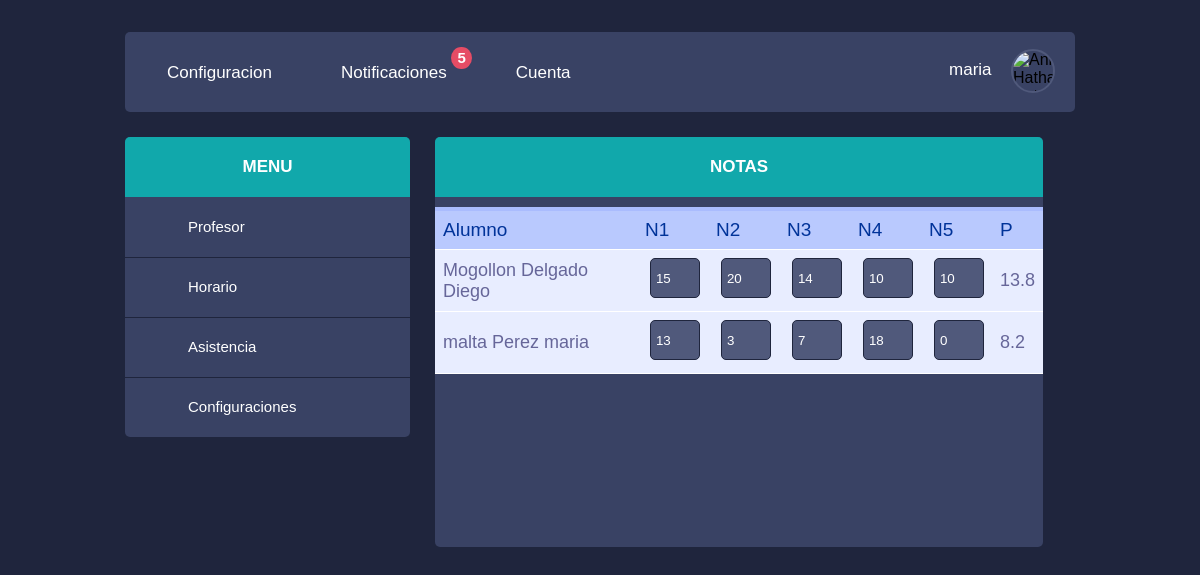
Page /Profe/notas.php?idc=1&idg=2&idp=2 (signed in) on the committed database.
### tables this page shows
CREATE TABLE `notas` (
  `id_nota` int(11) NOT NULL,
  `id_alumno` int(11) NOT NULL,
  `id_grupo` int(11) NOT NULL,
  `id_curso` int(11) NOT NULL,
  `id_profesor` int(11) NOT NULL,
  `n1` int(11) NOT NULL,
  `n2` int(11) NOT NULL,
  `n3` int(11) NOT NULL,
  `n4` int(11) NOT NULL,
  `n5` int(11) NOT NULL
);

CREATE TABLE `alumno` (
  `id_alumno` int(11) NOT NULL,
  `nombre` varchar(45) NOT NULL,
  `paterno` varchar(45) NOT NULL,
  `materno` varchar(45) NOT NULL,
  `direccion` varchar(45) NOT NULL,
  `telefono` varchar(10) NOT NULL,
  `genero` varchar(10) NOT NULL,
  `correo` varchar(45) NOT NULL,
  `id_tutor` int(11) NOT NULL
);

### Profe/notas.php (the view, shortened to what this page needs)
<?php
    $idc=$_GET['idc'];
    $idg=$_GET['idg'];
    $idp=$_GET['idp'];
    $re2=mysql_query("SELECT notas.id_nota,alumno.id_alumno, alumno.paterno, alumno.materno, alumno.nombre, notas.n1, notas.n2, notas.n3, notas.n4, notas.n5 FROM alumno,notas WHERE alumno.id_alumno=notas.id_alumno and notas.id_grupo='".$idg."' and notas.id_curso='".$idc."' and notas.id_profesor='".$idp."' ORDER BY alumno.paterno DESC ");
?>
<!DOCTYPE html>
<html lang="es">
    <head>
        <link rel="stylesheet" href="../css/padres.css?v=2">
    </head>
    <body>
        <div class="main-container">
             <header class="block">
                <ul class="header-menu horizontal-list">
                    <li>
                        <a class="header-menu-tab" href="#1"><span class="icon entypo-cog scnd-font-color"></span>Configuracion</a>
                    </li>
                    <li>
                        <a class="header-menu-tab" href="#3"><span class="icon fontawesome-envelope scnd-font-color"></span>Notificaciones</a>
                        <a class="header-menu-number" href="#4">5</a>
                    </li>
                    <li>
                        <a class="header-menu-tab" href="profe.php"><span class="icon fontawesome-user scnd-font-color"></span>Cuenta</a>
                    </li>
                </ul>
                <div class="profile-menu">
                    <p><?php echo $_SESSION['usuario_p']; ?><a href="#26"><span class="entypo-down-open scnd-font-color"></span></a></p>
                    <div class="profile-picture small-profile-picture">
                        <img width="40px" alt="Anne Hathaway picture" src="https://www.oblatos.com/wp-content/uploads/2013/03/estudiante.jpg">
                    </div>
                </div>
            </header>
            <div class="left-container container">
                <div class="menu-box block">
                    <h2 class="titular">MENU</h2>
                    <ul class="menu-box-menu">
                        <li>
                            <a class="menu-box-tab" href="profe.php"><span class="icon entypo-paper-plane scnd-font-color"></span>Profesor</a>
                        </li>
                        <li>
                            <a class="menu-box-tab" href="horario.php"><span class="icon entypo-calendar scnd-font-color"></span>Horario</a>
                        </li>
                        <li>
                            <a class="menu-box-tab" href="asistencia.php"><sapn class="icon entypo-chart-line scnd-font-color"></sapn>Asistencia<div class="menu-box-number"></div></a>
                        </li>
                        <li>
                            <a class="menu-box-tab" href="#12"><span class="icon entypo-cog scnd-font-color"></span>Configuraciones</a>
                        </li>
                    </ul>
                </div>
        </div>
        <div class="middle-container container2">
                <div class="profile block">
                    <h2 class="titular">NOTAS</h2>
                    <table class="egt">
                      <tr>
                        <th>Alumno</th>
                        <th>N1</th>
                        <th>N2</th>
                        <th>N3</th>
                        <th>N4</th>
                        <th>N5</th>
                        <th>P</th>
                      </tr>
                       <?php
                            while($row =mysql_fetch_array($re2)){
                        ?>
                       <tr>
                           <form action="in_notas.php" method="post">
                            <td><?php echo $row['paterno']." ".$row['materno']." ".$row['nombre']; ?></td>
                            <td><input name="n1" type="number" max="20" min="0" value="<?php echo $row['n1']; ?>"></td>
                            <td><input name="n2" type="number" max="20" min="0" value="<?php echo $row['n2']; ?>"></td>
                            <td><input name="n3" type="number" max="20" min="0" value="<?php echo $row['n3']; ?>"></td>
                            <td><input name="n4" type="number" max="20" min="0" value="<?php echo $row['n4']; ?>"></td>
                            <td><input name="n5" type="number" max="20" min="0" value="<?php echo $row['n5']; ?>"></td>
                           </form>
                            <td><?php echo  ($row['n1']+$row['n2']+$row['n3']+$row['n4']+$row['n5'])/5; ?></td>
                       </tr>
                       <?php
                            }
                        ?>
                      </table>
                </div>
        </div>
    </body>
</html>

### css/padres.css (style rules this page uses)
[class*="entypo-"]:before { font-family: "entypo", sans-serif; }
[class*="fontawesome-"]:before { font-family: "FontAwesome", sans-serif; }
* { -webkit-box-sizing: border-box; -moz-box-sizing: border-box; box-sizing: border-box; }
body { background: #1f253d; }
ul { list-style-type: none; margin: 0; padding-left: 0; }
h2 { font-size: 17px; }
p { font-size: 15px; }
a { text-decoration: none; font-size: 15px; }
h1, h2, p, a, span { color: #fff; }
.scnd-font-color { color: #9099b7; }
.horizontal-list { margin: 0; padding: 0; list-style-type: none; }
.horizontal-list li { float: left; }
.icon { font-size: 25px; }
.titular { display: block; line-height: 60px; margin: 0; text-align: center; border-top-left-radius: 5px; border-top-right-radius: 5px; }
.profile-picture { border-radius: 100%; overflow: hidden; -webkit-box-sizing: content-box; -moz-box-sizing: content-box; box-sizing: content-box; }
.small-profile-picture { border: 2px solid #50597b; width: 40px; height: 40px; }
.main-container { font-family: "Ubuntu", sans-serif; width: 950px; height: 1725px; margin: 2em auto; }
header { height: 80px; }
.header-menu { font-size: 17px; line-height: 80px; }
.header-menu li { position: relative; -webkit-transform: translateZ(0); }
.header-menu-tab { padding: 0 27px; display: block; line-height: 74px; font-size: 17px; -webkit-transition: background 0.3s; transition: background 0.3s; }
.header-menu-tab .icon { padding-right: 15px; }
.header-menu-number { position: absolute; line-height: 22px; padding: 0 6px; font-weight: 700; background: #e64c65; border-radius: 100%; top: 15px; right: 2px; -webkit-transition: all 0.3s linear; transition: all 0.3s linear; }
.profile-menu { float: right; height: 80px; padding-right: 20px; }
.profile-menu p { font-size: 17px; display: inline-block; line-height: 76px; margin: 0; padding-right: 10px; }
.profile-menu a { padding-left: 5px; }
.small-profile-picture { display: inline-block; vertical-align: middle; }
.container { float: left; width: 30%; }
.container2 { float: left; width: 64%; }
.block { margin-bottom: 25px; background: #394264; border-radius: 5px; }
.menu-box { height: auto; }
.menu-box .titular { background: #11a8ab; }
.menu-box-menu li { height: 60px; position: relative; }
.menu-box-tab { line-height: 60px; display: block; border-bottom: 1px solid #1f253d; -webkit-transition: background .2s; transition: background .2s; }
.middle-container { margin: 0 25px; }
.profile { height: 410px; }
.profile .titular { background: #11a8ab; }
.egt input[type="number"] { width: 50px; height: 40px; margin-left: 5px; margin-bottom: 5px; padding-left: 5px; background: #50597b; color: #fff; border: solid 1px #1f253d; border-radius: 5px; }
p { margin: 0px; font-size: 20px; }

### Profe/notas.php (style rules this page uses)
table { font-family: "Lucida Sans Unicode", "Lucida Grande", Sans-Serif; font-size: 18px; width: 100%; text-align: left; border-collapse: collapse; margin-top: 10px; }
th { font-size: 19px; font-weight: normal; padding: 8px; background: #b9c9fe; border-top: 4px solid #aabcfe; border-bottom: 1px solid #fff; color: #039; }
td { padding: 8px; background: #e8edff; border-bottom: 1px solid #fff; color: #669; border-top: 1px solid transparent; }

### rows in the picture
notas: id_alumno.paterno "Mogollon", id_alumno.materno "Delgado", id_alumno.nombre "Diego", n1 "15", n2 "20", n3 "14", n4 "10", n5 "10", ($row['n1']+$row['n2']+$row['n3']+$row['n4']+$row['n5'])/5 "13.8"
notas: id_alumno.paterno "malta", id_alumno.materno "Perez", id_alumno.nombre "maria", n1 "13", n2 "3", n3 "7", n4 "18", n5 "0", ($row['n1']+$row['n2']+$row['n3']+$row['n4']+$row['n5'])/5 "8.2"

### other values in the picture
$_SESSION['usuario_p'] "maria"
